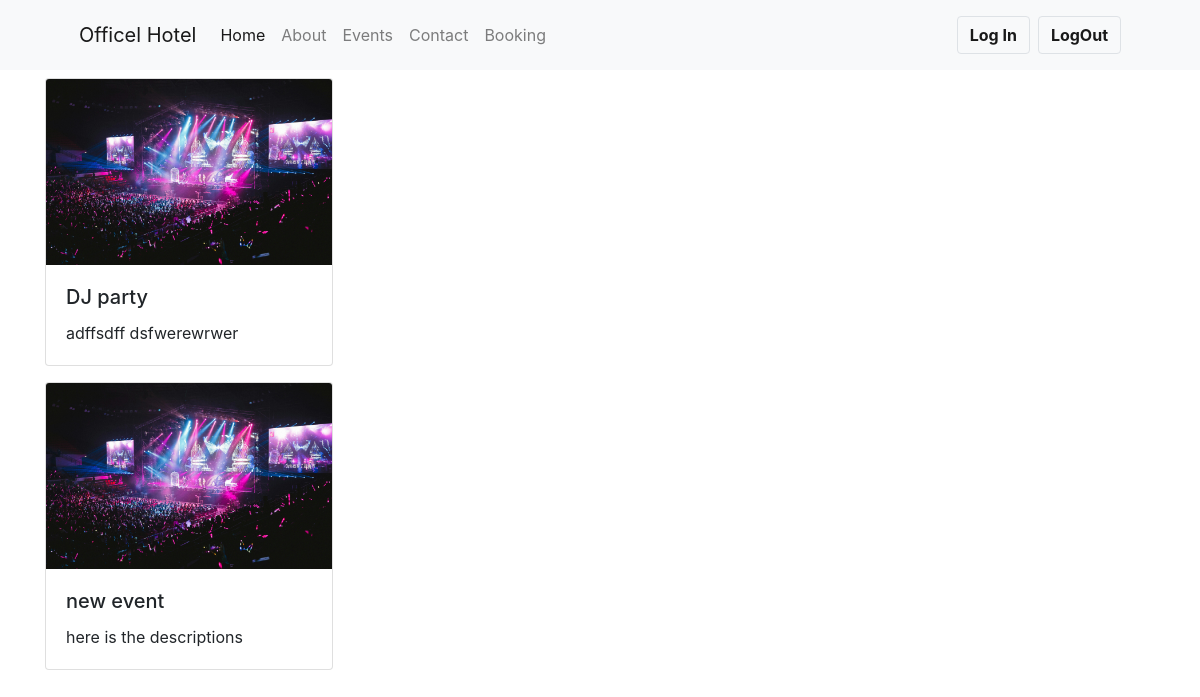
The app's page /events/, older data.
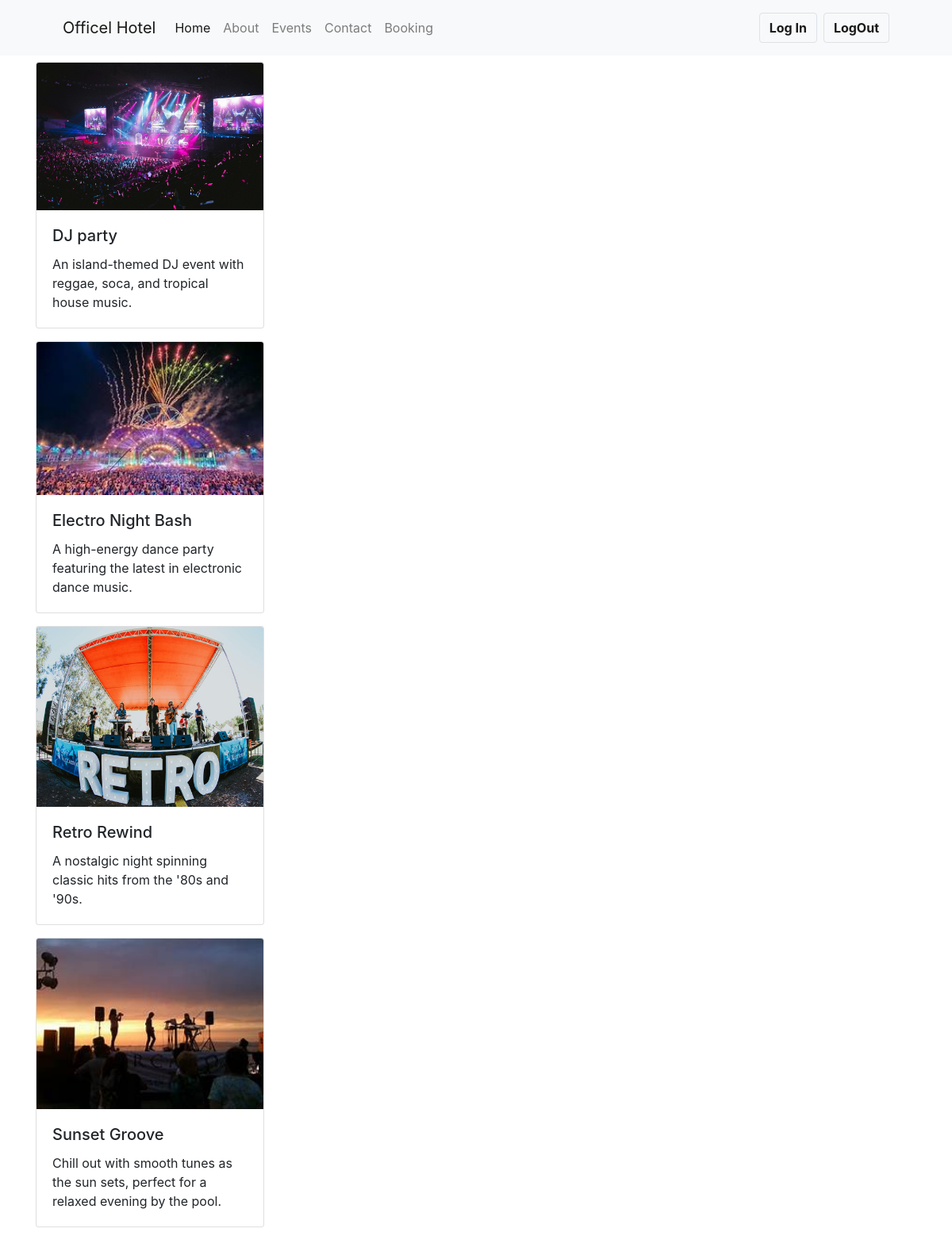
The same page, newer data.
### eventapp/models.py (models this page shows, shortened)
class Events(models.Model):
    imgs=models.ImageField(upload_to='pic')
    name=models.CharField(max_length=50)
    desc=models.CharField(max_length=150)

### eventapp/views.py (the view)
# urls.py: path('events/',views.events,name="events"),
def events(request):
    dict_eve={
        'eve':Events.objects.all()
    }
    return render(request,'events.html',dict_eve)

### templates/events.html (shortened to what this page needs)
{% extends "base.html" %}
{% load static %}
{% block content %}
<div class="container">
  {% for ds in eve %}
  <div class="card" style="width: 18rem; margin-bottom: 1rem;">
    <img class="card-img-top" src="{{ ds.imgs.url }}" alt="Card image cap">
    <div class="card-body">
      <h5 class="card-title">{{ ds.name }}</h5>
      <p class="card-text">{{ ds.desc }}</p>
    </div>
  </div>
  {% endfor %}
</div>
 {% endblock content %}

### templates/base.html (shortened to what this page needs)
{% load static %}
<!DOCTYPE html>
<html lang="en">
<head>
        <link rel="stylesheet" href="{% static '/style.css' %}">
        <link href="https://cdn.jsdelivr.net/npm/bootstrap@5.3.3/dist/css/bootstrap.min.css" rel="stylesheet">
        <link rel="stylesheet" href="https://cdn.jsdelivr.net/npm/bootstrap@4.3.1/dist/css/bootstrap.min.css">
</head>
<body>
    <nav class="navbar navbar-expand-lg navbar-light bg-light">
        <div class="container-fluid">
          <a class="navbar-brand ml-5" href="#">Officel Hotel </a>
          <div class="collapse navbar-collapse" id="navbarNav">
            <ul class="navbar-nav">
              <li class="nav-item">
                <a class="nav-link active" aria-current="page" href="{% url 'index' %}">Home</a>
              </li>
              <li class="nav-item">
                <a class="nav-link" href="{% url 'about' %}">About</a>
              </li>
              <li class="nav-item">
                <a class="nav-link" href="{% url 'events' %}">Events</a>
              </li>
              <li class="nav-item">
                <a class="nav-link" href="{% url 'contact' %}">Contact</a>
              </li>
              <li class="nav-item">
                <a class="nav-link " href="{% url 'booking' %}">Booking</a>
              </li>
            </ul>
            <span class="navbar-text ml-auto mr-5"><a class="btn border mr-2" href="{% url 'login' %}"><b>Log In</b> </a><a class="btn border" href="{% url 'logout' %}"><b>LogOut</b></a></span>
          </div>
        </div>
      </nav>
 {% block content  %}{% endblock  %}
</body>
</html>

Row changes from the older to the newer data that the page shows:
removed Events: imgs (picture), name "new event", desc "here is the descriptions"
changed Events "DJ party": desc "adffsdff dsfwerewrwer" → "An island-themed DJ event with reggae, soca, and tropical house music."
added Events: imgs (picture), name "Electro Night Bash", desc "A high-energy dance party featuring the latest in electronic dance music."
added Events: imgs (picture), name "Retro Rewind", desc "A nostalgic night spinning classic hits from the '80s and '90s."
added Events: imgs (picture), name "Sunset Groove", desc "Chill out with smooth tunes as the sun sets, perfect for a relaxed evening by the pool."
